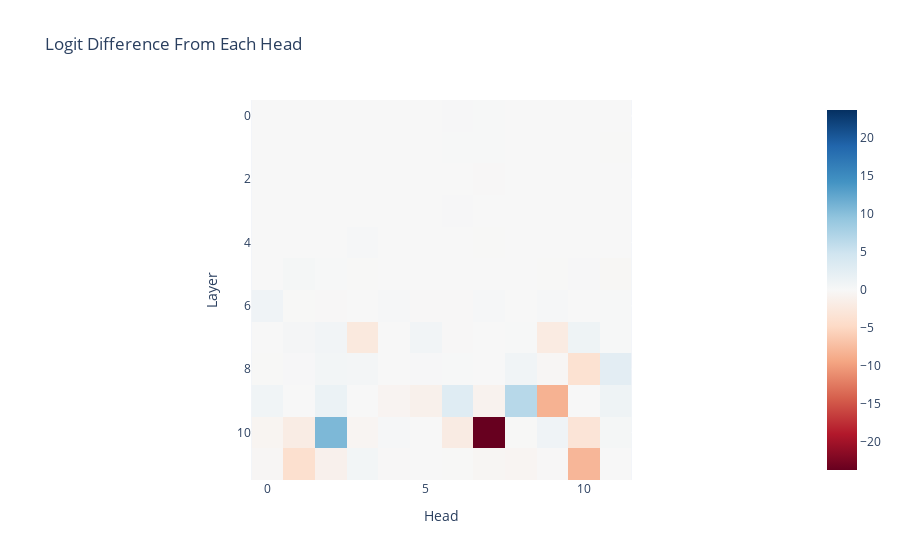

Source (notebook cell):
### Code cell
_, corrupted_cache = model.run_with_cache([p[0] for p in corrupted_prompts])
corrupted_cache.prompts = corrupted_prompts

plot_head_contribution(corrupted_cache)

### Figure 1 — Plotly figure (JSON) as saved in the notebook; plotly's stock layout.template omitted (floating-point values rounded to 4 significant figures; data arrays with more than 128 entries replaced by an {"elided": "..."} marker saying what was removed)
{"data": [{"coloraxis": "coloraxis", "hovertemplate": "Head: %{x}<br>Layer: %{y}<br>color: %{z}<extra></extra>", "name": "0", "type": "heatmap", "xaxis": "x", "yaxis": "y", "z": {"elided": "12x12 float values"}}], "layout": {"coloraxis": {"cmid": 0, "colorscale": [[0, "rgb(103,0,31)"], [0.1, "rgb(178,24,43)"], [0.2, "rgb(214,96,77)"], [0.3, "rgb(244,165,130)"], [0.4, "rgb(253,219,199)"], [0.5, "rgb(247,247,247)"], [0.6, "rgb(209,229,240)"], [0.7, "rgb(146,197,222)"], [0.8, "rgb(67,147,195)"], [0.9, "rgb(33,102,172)"], [1, "rgb(5,48,97)"]]}, "title": {"text": "Logit Difference From Each Head"}, "xaxis": {"anchor": "y", "constrain": "domain", "domain": [0, 1], "scaleanchor": "y", "title": {"text": "Head"}}, "yaxis": {"anchor": "x", "autorange": "reversed", "constrain": "domain", "domain": [0, 1], "title": {"text": "Layer"}}}}
